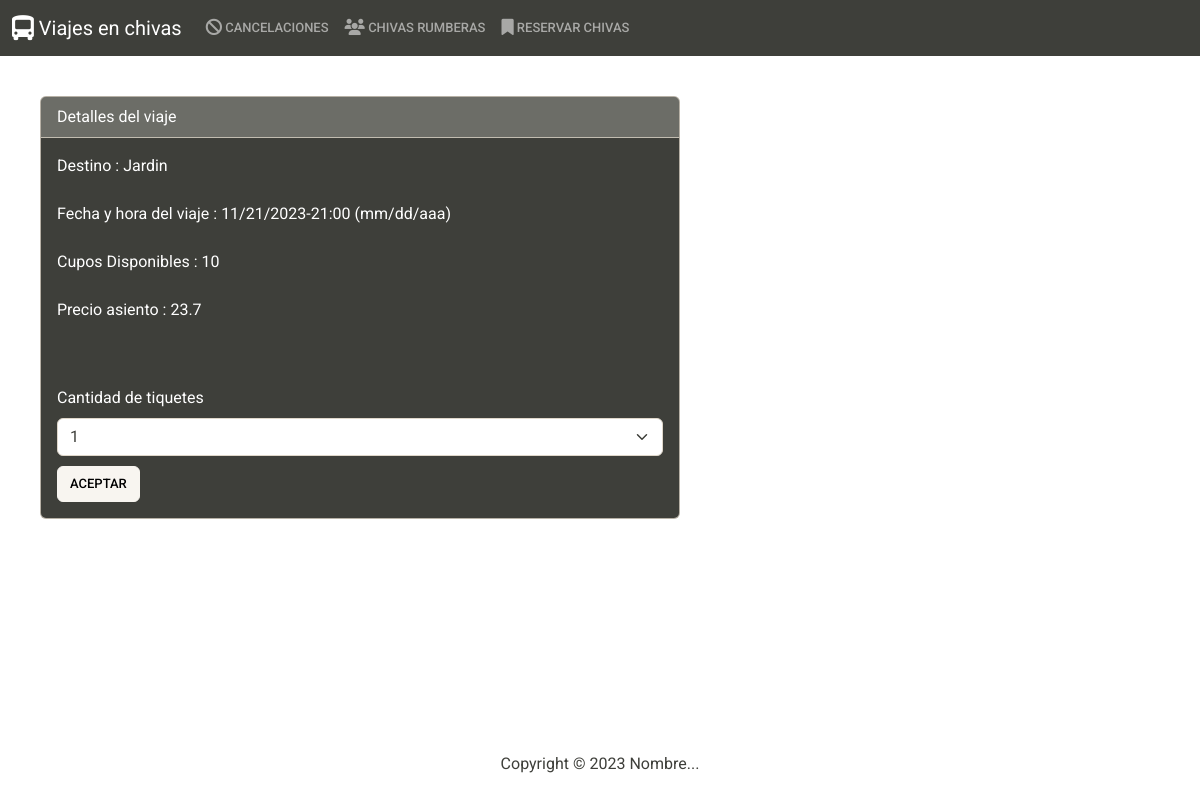
The page /comprarTiquete/1/ on the database as committed earlier.
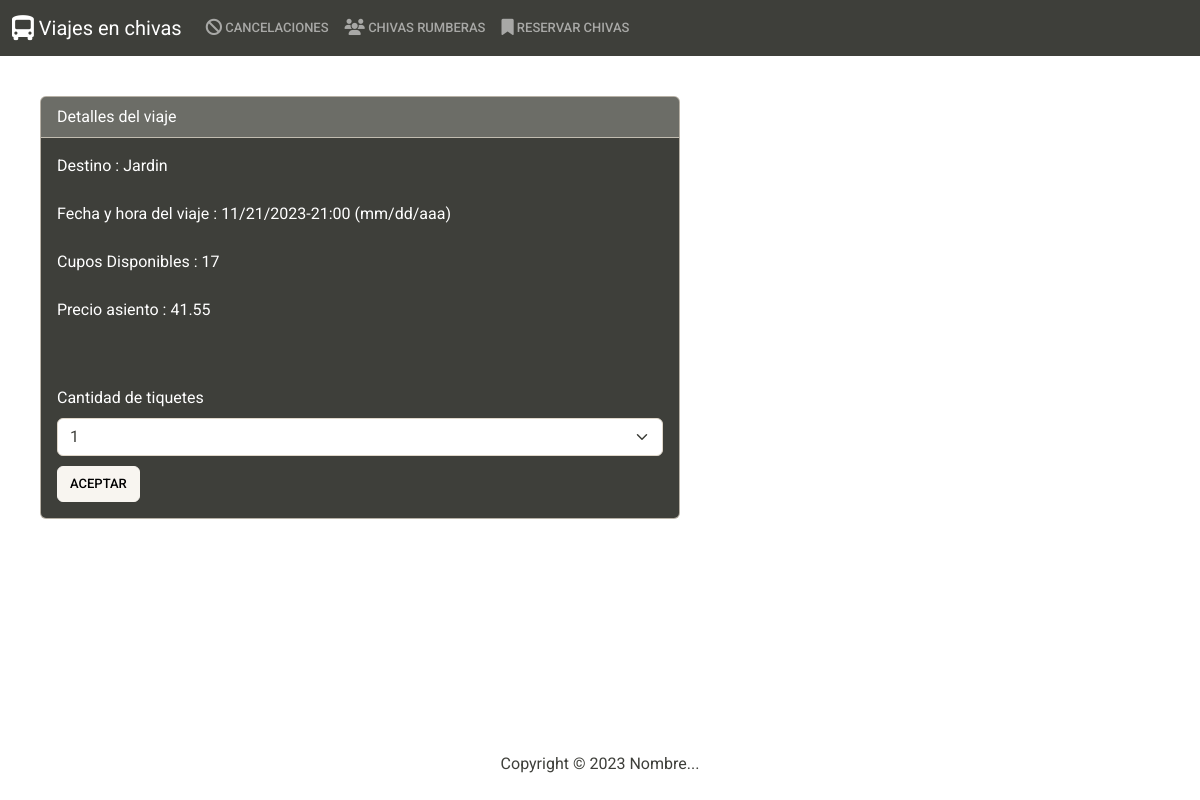
The same page on the database as committed later.
### app/models.py (models this page shows, shortened)
class Viajes(models.Model):
    destino = models.CharField(max_length=30)
    fecha_salida = models.CharField(max_length=20)
    asientos_disponibles = models.PositiveIntegerField()
    estado_actual = models.CharField(max_length=10)
    chiva_asignada = models.CharField(max_length=20)
    precio_asiento = models.FloatField()
    conductor_asignado = models.CharField(max_length=20)

### app/views.py (the view)
# urls.py: path('comprarTiquete/<int:viaje_id>/',views.comprarTiquete, name="comprarTiquete"),
def comprarTiquete(request, viaje_id):
    viaje = get_object_or_404(Viajes, id=viaje_id)
    return render(request, 'comprarTiquete.html', {'viaje': viaje})

### app/templates/comprarTiquete.html (shortened to what this page needs)
{% extends "base.html" %}
{% block body %}
<div style="padding-top: 20px;">
    <div class="row mx-3" style="padding-top: 20px;">
        <div class="col">
            <div class="col ml-3 card text-white bg-dark mb-3" style="max-width: 40rem;">
                <div class="card-header">Detalles del viaje</div>
                <div class="card-body">
                    <p class="card-text">
                        Destino                :     {{ viaje.destino }} <br></br>
                        Fecha y hora del viaje :     {{ viaje.fecha_salida }} (mm/dd/aaa) <br></br>
                        Cupos Disponibles      :     {{ viaje.asientos_disponibles }} <br></br>
                        Precio asiento         :     {{ viaje.precio_asiento }} <br></br>
                    </p>
                    <div class="form-group">
                        <label for="exampleSelect1" class="form-label mt-4">Cantidad de tiquetes</label>
                        <form method="post" action="{% url 'cantidadTiquetes' %}">
                            <select name="selectField" class="form-select" id="exampleSelect1" fdprocessedid="bcew33">
                                {% with viaje.asientos_disponibles|add:"0" as asientos %}
                                {% for i in ''|rjust:asientos %}
                                    <option>{{ forloop.counter }}</option>
                                {% endfor %}
                                {% endwith %}
                            </select>
                            <div style="padding-top: 10px;">
                                <button type="submit" class="btn btn-light" fdprocessedid="rcrzlb">Aceptar</button>
                            </div>
                        </form>
                    </div>
                </div>
            </div>
        </div>
    </div>
</div>
{% endblock body %}

Rows that differ between the two databases and show on the page:
changed Viajes "Jardin": asientos_disponibles "10" → "17"; precio_asiento "23.7" → "41.55"
